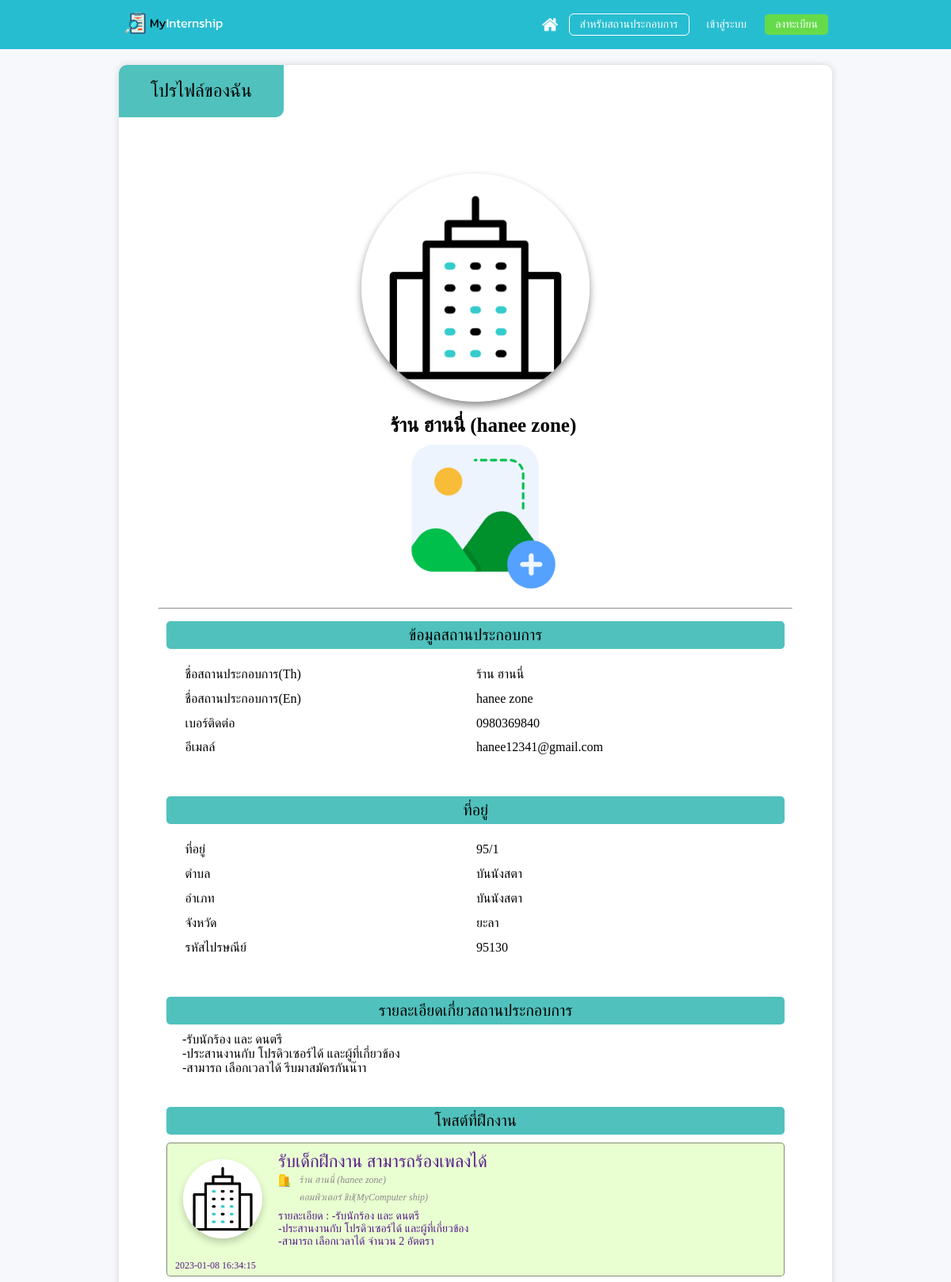
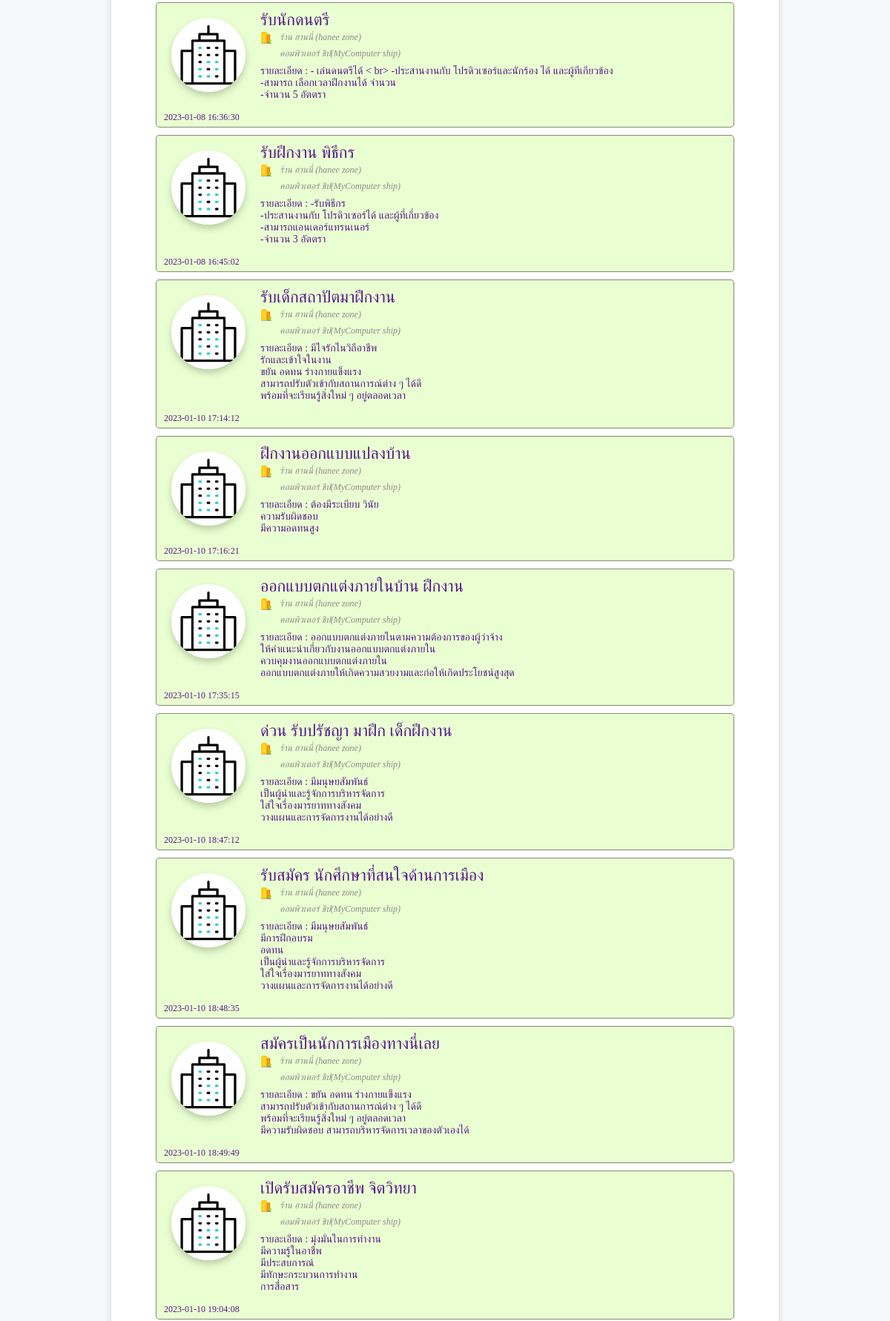
The page /page/company/profile.php?user-view=1&company-id=34 (upper part) on the database its author committed (2 pictures, top to bottom).
### tables this page shows
CREATE TABLE `company` (
  `cp_id` int(10) NOT NULL,
  `cp_nameth` varchar(30) NOT NULL,
  `cp_nameeng` varchar(30) DEFAULT NULL,
  `cp_email` varchar(50) NOT NULL,
  `cp_tel` varchar(20) NOT NULL,
  `cp_jobdetails` text DEFAULT NULL
);

CREATE TABLE `address_company` (
  `ad_id` int(10) NOT NULL,
  `ad_address` varchar(50) NOT NULL,
  `ad_sub_district` varchar(20) NOT NULL,
  `ad_district` varchar(20) NOT NULL,
  `ad_province` varchar(20) NOT NULL,
  `ad_zipcode` varchar(10) NOT NULL
);

CREATE TABLE `post` (
  `p_id` int(10) NOT NULL,
  `p_title` varchar(45) NOT NULL,
  `p_details` varchar(255) NOT NULL,
  `p_date` timestamp NOT NULL DEFAULT current_timestamp(),
  `j_id` int(10) NOT NULL,
  `cp_id` int(10) NOT NULL
);

### page/company/profile.php (the view, shortened to what this page needs)
<?php
    include('../../config/server.php');
    $company_id = 0;
    if(isset($_GET['user-view']) && isset($_GET['company-id'])) {
        $company_id = $_GET['company-id'];
    }
    try {
        $stsql =  "Select * from company where cp_id='$company_id'";
        $cpstmt = $con->query($stsql);
        $cpstmt->execute();
        $cprow = $cpstmt->fetch();
        $adsql = "Select * from address_company where ad_id='$company_id'";
        $adstmt = $con->query($adsql);
        $adstmt->execute();
        $adrow = $adstmt->fetch();
    }catch(PDOException $e) {
        echo $e->getMessage();
    }
?>
<!DOCTYPE html>
<html lang="en">
<head>
    <link rel="stylesheet" href="style/profile.css">
</head>
<body>
<header class="header">
        <div class="navbar">
            <div class="logo">
                <a href="../../index.php"><img src="../../pictures/Icon/Logo/logoSTD.png" alt="logo"></a>
            </div>
            <div class="main-menu">
                <a href="../../index.php" class="icon-home"><img src="../../pictures/Icon/home.png" alt="icon home"></a>
                <?php
                    if(isset($_SESSION['user_type'])) {
                        if($_SESSION['user_type'] == 1) {
                            echo '<a href="../student/profile.php"><img class="account-menu-student" src="../../pictures/Icon/user_icon.png" alt=""></a>';
                        }else if($_SESSION['user_type'] == 2){
                            echo '<a href="profile.php"><img class="account-menu-company" src="../../pictures/Icon/building.png" alt=""></a>';
                        }
                    }else {
                        echo '<a href="enterprofile.php" class="menu-forcompany">สำหรับสถานประกอบการ</a>
                        <a href="../../login.php">เข้าสู่ระบบ</a>
                        <a href="../student/enterprofile.php" class="menu-register">ลงทะเบียน</a>';
                    }
                ?>
            </div>
        </div>
    </header>
    <div class="content">
        <div class="title">
            <p>โปรไฟล์ของฉัน</p>
            <div class="sub-menu">
            </div>
        </div>
        <div class="content-profile">
            <div class="sub-content-profile user-img-container">
                <div class="logo">
                    <img src="../../pictures/Icon/building.gif" alt="">
                </div>
                <div class="another">
                    <p class="company-name"><?php
                        echo $cprow['cp_nameth'] . " (" . $cprow['cp_nameeng'] . ")";
                    ?></p>
                    <div class="picture-company">
                        <img src="../../pictures/Icon/gallery.png" alt="">
                    </div>
                </div>
            </div>
            <hr width="100%">
            <div class="sub-content-profile">
                <p class="sub-content-title">ข้อมูลสถานประกอบการ</p>
                <table>
                    <tr>
                        <td class="col1">ชื่อสถานประกอบการ(Th)</td>
                        <td class="col2"><?php
                            echo $cprow['cp_nameth'];
                        ?></td>
                    </tr>
                    <tr>
                        <td class="col1">ชื่อสถานประกอบการ(En)</td>
                        <td class="col2"><?php
                            echo $cprow['cp_nameeng'];
                        ?></td>
                    </tr>
                    <tr>
                        <td class="col1">เบอร์ติดต่อ</td>
                        <td class="col2"><?php
                            echo $cprow['cp_tel'];
                        ?></td>
                    </tr>
                    <tr>
                        <td class="col1">อีเมลล์</td>
                        <td class="col2"><?php
                            echo $cprow['cp_email'];
                        ?></td>
                    </tr>
                </table>
            </div>
            <div class="sub-content-profile">
                <p class="sub-content-title">ที่อยู่</p>
                <table>
                    <tr>
                        <td class="col1">ที่อยู่</td>
                        <td class="col2"><?php
                            echo $adrow['ad_address'];
                        ?></td>
                    </tr>
                    <tr>
                        <td class="col1">ตำบล</td>
                        <td class="col2"><?php
                            echo $adrow['ad_sub_district'];
                        ?></td>
                    </tr>
                    <tr>
                        <td class="col1">อำเภท</td>
                        <td class="col2"><?php
                            echo $adrow['ad_district'];
                        ?></td>
                    </tr>
                    <tr>
                        <td class="col1">จังหวัด</td>
                        <td class="col2"><?php
                            echo $adrow['ad_province'];
                        ?></td>
                    </tr>
                    <tr>
                        <td class="col1">รหัสไปรษณีย์</td>
                        <td class="col2"><?php
                            echo $adrow['ad_zipcode'];
                        ?></td>
                    </tr>
                </table>
            </div>
            <div class="sub-content-profile" style="width: 100%;">
                <p class="sub-content-title">รายละเอียดเกี่ยวสถานประกอบการ</p>
                <div class="job-details">
                    <?php
                        echo $cprow['cp_jobdetails'];
                    ?>
                </div>
            </div>
            <div class="sub-content-profile" style="width: 100%;">
                <p class="sub-content-title">โพสต์ที่ฝึกงาน</p>
                <?php
                    $stmt_load_post = $con->query("Select * from post where cp_id='$company_id'");
                    if($stmt_load_post->execute()) {
                        $stmt_load_post->setFetchMode(PDO::FETCH_ASSOC);
                        foreach($stmt_load_post as $row) {
                            echo '
                                <a href="postfullview.php?post_id='. $row['p_id'] .'">
                                    <div class="container-post">
                                        <div class="post">
                                            <div class="icon-company">
                                                <img src="../../pictures/Icon/building.gif" alt="">
                                            </div>
                                            <div class="content-post">
                                                <p class="title-post">'.$row['p_title'].'</p>
                                                <div class="about-company">
                                                    <img src="../../pictures/Icon/flat.png" alt="">
                                                    <span>'.$_SESSION['company-name'].'</span>
                                                </div>
                                                <div class="about-company">
                                                    <img src="../../pictures/Icon/location.png" alt="">
                                                    <span>คอมพิวเตอร์ ชิป(MyComputer ship)</span>
                                                </div>
                                                <p class="details">
                                                    รายละเอียด : '. $row['p_details'] .'
                                                </p>
                                            </div>
                                        </div>
                                        <div class="container-post-date">
                                            <p class="post-date">'. $row['p_date'] .'</p>
                                        </div>
                                    </div>
                                </a>
                            ';
                        }
                    }
                ?>
            </div>
        </div>
    </div>
</body>
</html>

### page/company/style/profile.css (style rules this page uses)
:root { --content_font_size_l : 18; --content_font_size_std : 16px; --content_font_size_m : 14px; --content_font_size_s : 12px; }
.title { display: flex; justify-content: space-between; }
.sub-menu { display: flex; display: flex; align-items: center; padding-right: 20px; }
.content-profile { width: 100%; display: flex; flex-direction: row; flex-wrap: wrap; justify-content:space-around; padding: 50px 100px; }
.sub-content-profile { width: 50%; padding: 15px 10px; }
.user-img-container { width: 100%; display: flex; flex-direction: row; justify-content: space-between; flex-wrap: nowrap; }
.user-img-container .logo { width: 20rem; height: 20rem; display: flex; justify-content: center; align-items: center; }
.user-img-container .logo img { width: 90%; height: auto; border-radius: 50%; box-shadow: 0 5px 10px rgba(0, 0, 0, 0.45); }
.user-img-container .another { flex-grow: 1; margin-left: 20px; display: flex; flex-direction: column; justify-content: center; }
.user-img-container .another .company-name { font-size: 25px; font-weight: 700; }
.user-img-container .another .picture-company { display: flex; flex-direction: row; flex-wrap: nowrap; }
.user-img-container .another .picture-company img { width: 200px; }
.sub-content-profile .sub-content-title { text-align: center; padding: 0.5vw; background-color: #50C1BD; border-radius: 5px; font-size: 20px; font-weight: 400; }
.sub-content-profile table { padding: 1.3vw 1.8vw; width: 100%; }
.sub-content-profile table tr { width: inherit; font-size: var(--content_font_size); }
.sub-content-profile table tr td { height: 2.4vw; }
.sub-content-profile table tr .col1 { width: 50%; }
.sub-content-profile table tr .col2 { font-weight: 300; }
.sub-content-profile .job-details { padding: 10px 20px; text-align: justify; word-wrap: break-word; }
@media (max-width: 1330px) { .content-profile { padding: 20px 50px; } }
@media (max-width: 1330px) { .sub-content-profile { width: 100%; } }
@media (max-width: 1330px) { .user-img-container { flex-direction: column; align-items: center; } }
@media (max-width: 1330px) { .user-img-container .logo, .user-img-container .another { align-items: center; } }

### page/company/style/public-style-cp.css (style rules this page uses)
.title { padding: 0; }
.title p { padding: 20px 40px; margin-bottom: 20px; background-color: #50C1BD; font-size: 23px; width: fit-content; border-radius: 10px 0 10px 0; }

### style/main-style.css (style rules this page uses)
* { padding: 0px; margin: 0px; font-family: kanit; box-sizing: border-box; }
body { background-color: #F7F8FB; }
a { text-decoration: none; }

### style/navbar.css (style rules this page uses)
a { text-decoration: none; }
.header { width: 100%; box-sizing: border-box; padding: 10px 0; background-color: #27BDD0; display: flex; justify-content: center; }
.navbar { width: 75%; height: 100%; color: white; display: flex; justify-content: space-between; align-items: center; }
.logo { width: 3.5vw; height: 3.5vw; }
.header .navbar .logo img { height: 90%; width: auto; }
.main-menu { list-style-type: none; display: flex; justify-content: flex-end; align-items: center; }
.main-menu a { display: block; color: #fff; border-radius: 5px; font-size: 16px; font-weight: 350; padding: 5px 13px; margin: 0px 5px; transition: .3s; }
.main-menu .icon-home { display: flex; padding: 5px; margin-right: 5px; justify-content: center; align-items: center; }
.main-menu a img { width: 20px; height: auto; }
.menu-forcompany { outline: 1px solid white; padding-top: -2px; }
.menu-register { background-color: #65DB49; }
@media (max-width: 1240px) { .main-menu a { font-size: 14px; } }

### style/content.css (style rules this page uses)
.content { width: 75%; box-sizing: border-box; margin: 20px auto; background-color: white; border-radius: 10px; box-shadow: 0 0 10px rgba(0, 0, 0, 0.15); }

### rows shown on the page
company: cp_nameth "ร้าน ฮานนี่", cp_nameeng "hanee zone", cp_tel "0980369840", cp_email "hanee12341@gmail.com", cp_jobdetails "-รับนักร้อง และ ดนตรี -ประสานงานกับ โปรดิวเซอร์ได้ และผู้ที่เกี่ยวข้อง -สามารถ เลือกเวลาได้ รีบมาสมัครกันน๊าา"
address_company: ad_address "95/1", ad_sub_district "บันนังสตา", ad_district "บันนังสตา", ad_province "ยะลา", ad_zipcode "95130"
post: p_title "รับเด็กฝึกงาน สามารถร้องเพลงได้", p_details "-รับนักร้อง และ ดนตรี -ประสานงานกับ โปรดิวเซอร์ได้ และผู้ที่เกี่ยวข้อง -สามารถ เลือกเวลาได้ จำนวน 2 อัตตรา", p_date "2023-01-08 16:34:15"
post: p_title "รับนักดนตรี", p_details "- เล่นดนตรีได้ < br> -ประสานงานกับ โปรดิวเซอร์และนักร้อง ได้ และผู้ที่เกี่ยวข้อง -สามารถ เลือกเวลาฝึกงานได้ จำนวน -จำนวน 5 อัตตรา", p_date "2023-01-08 16:36:30"
post: p_title "รับฝึกงาน พิธีกร", p_details "-รับพิธีกร -ประสานงานกับ โปรดิวเซอร์ได้ และผู้ที่เกี่ยวข้อง -สามารถแอนเดอร์แทรนเนอร์ -จำนวน 3 อัตตรา", p_date "2023-01-08 16:45:02"
post: p_title "รับเด็กสถาปัตมาฝึกงาน", p_details "มีใจรักในวิถีอาชีพ รักและเข้าใจในงาน ขยัน อดทน ร่างกายแข็งแรง สามารถปรับตัวเข้ากับสถานการณ์ต่าง ๆ ได้ดี พร้อมที่จะเรียนรู้สิ่งใหม่ ๆ อยู่ตลอดเวลา", p_date "2023-01-10 17:14:12"
post: p_title "ฝึกงานออกแบบแปลงบ้าน", p_details "ต้องมีระเบียบ วินัย ความรับผิดชอบ มีความอดทนสูง", p_date "2023-01-10 17:16:21"
post: p_title "ออกแบบตกแต่งภายในบ้าน ฝึกงาน", p_details "ออกแบบตกแต่งภายในตามความต้องการของผู้ว่าจ้าง ให้คำแนะนำเกี่ยวกับงานออกแบบตกแต่งภายใน ควบคุมงานออกแบบตกแต่งภายใน ออกแบบตกแต่งภายให้เกิดความสวยงามและก่อให้เกิดประโยชน์สูงสุด", p_date "2023-01-10 17:35:15"
post: p_title "ด่วน รับปรัชญา มาฝึก เด็กฝึกงาน", p_details "มีมนุษยสัมพันธ์ เป็นผู้นำและรู้จักการบริหารจัดการ ใส่ใจเรื่องมารยาททางสังคม วางแผนและการจัดการงานได้อย่างดี", p_date "2023-01-10 18:47:12"
post: p_title "รับสมัคร นักศึกษาที่สนใจด้านการเมือง", p_details "มีมนุษยสัมพันธ์ มีการฝึกอบรม อดทน เป็นผู้นำและรู้จักการบริหารจัดการ ใส่ใจเรื่องมารยาททางสังคม วางแผนและการจัดการงานได้อย่างดี", p_date "2023-01-10 18:48:35"
post: p_title "สมัครเป็นนักการเมืองทางนี่เลย", p_details "ขยัน อดทน ร่างกายแข็งแรง สามารถปรับตัวเข้ากับสถานการณ์ต่าง ๆ ได้ดี พร้อมที่จะเรียนรู้สิ่งใหม่ ๆ อยู่ตลอดเวลา มีความรับผิดชอบ สามารถบริหารจัดการเวลาของตัวเองได้", p_date "2023-01-10 18:49:49"
post: p_title "เปิดรับสมัครอาชีพ จิตวิทยา", p_details "มุ่งมั่นในการทำงาน มีความรู้ในอาชืพ มีประสบการณ์ มีทักษะกระบวนการทำงาน การสื่อสาร", p_date "2023-01-10 19:04:08"
